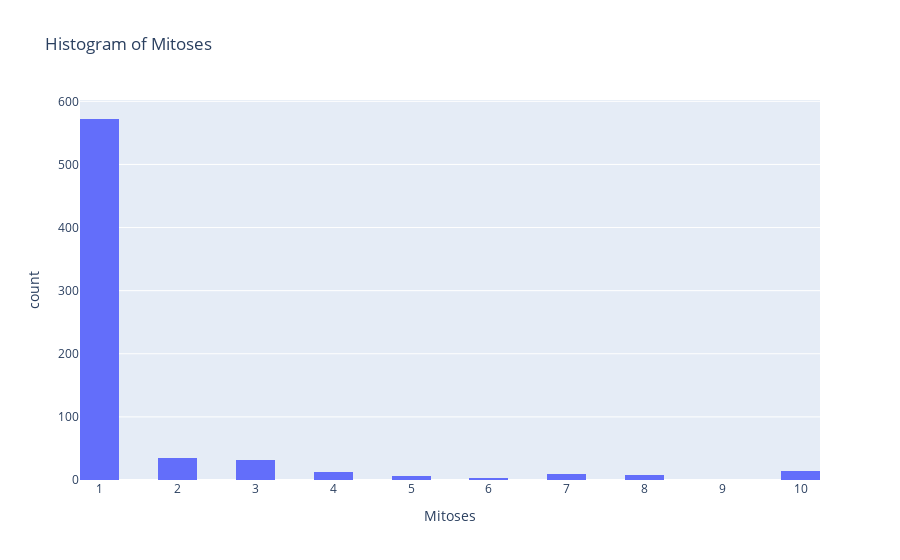

Notebook code cell kept with this figure:
### Code cell
# Draw histogram of the column 'Mitoses' using plotly express
fig = px.histogram(df, x='Mitoses', nbins=20, title='Histogram of Mitoses')
fig.show()

### Figure 1 — Plotly figure (JSON) as saved in the notebook; plotly's stock layout.template omitted (floating-point values rounded to 4 significant figures; data arrays with more than 128 entries replaced by an {"elided": "..."} marker saying what was removed)
{"data": [{"alignmentgroup": "True", "bingroup": "x", "hovertemplate": "Mitoses=%{x}<br>count=%{y}<extra></extra>", "legendgroup": "", "marker": {"color": "#636efa", "pattern": {"shape": ""}}, "name": "", "nbinsx": 20, "offsetgroup": "", "orientation": "v", "showlegend": false, "type": "histogram", "x": {"elided": "691 int values"}, "xaxis": "x", "yaxis": "y"}], "layout": {"barmode": "relative", "legend": {"tracegroupgap": 0}, "title": {"text": "Histogram of Mitoses"}, "xaxis": {"anchor": "y", "domain": [0, 1], "title": {"text": "Mitoses"}}, "yaxis": {"anchor": "x", "domain": [0, 1], "title": {"text": "count"}}}}
